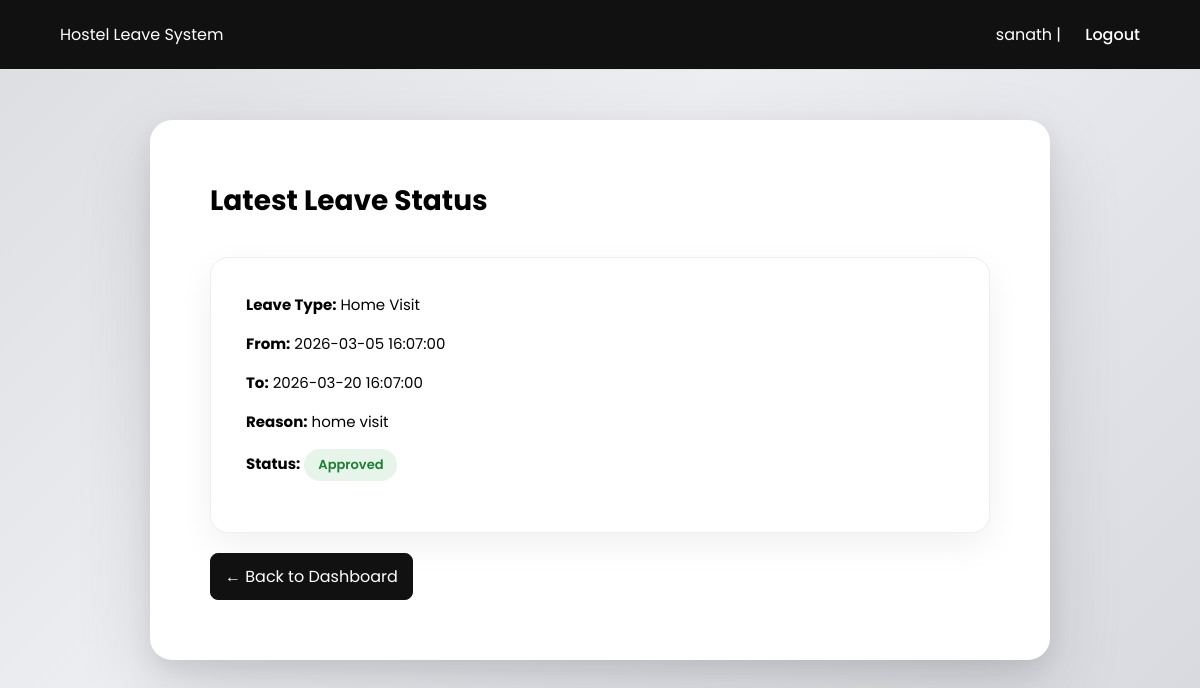
Page /student/leave_status.php (signed in) on the committed database.
### tables this page shows
CREATE TABLE `hostel_leaves` (
  `id` int(11) NOT NULL,
  `student_id` int(11) NOT NULL,
  `leave_type_id` int(11) NOT NULL,
  `from_datetime` datetime NOT NULL,
  `to_datetime` datetime NOT NULL,
  `reason` text NOT NULL,
  `status` enum('Pending','Approved','Rejected') DEFAULT 'Pending',
  `applied_at` timestamp NOT NULL DEFAULT current_timestamp(),
  `returned_at` datetime DEFAULT NULL,
  `mess_cut` tinyint(1) NOT NULL DEFAULT 0,
  `return_status` varchar(50) DEFAULT NULL
);

CREATE TABLE `leave_types` (
  `id` int(11) NOT NULL,
  `type_name` varchar(50) NOT NULL
);

### student/leave_status.php (the view, shortened to what this page needs)
<?php
include("../config/db.php");
$student_id = $_SESSION["user_id"];
$stmt = $conn->prepare("
SELECT hostel_leaves.*, leave_types.type_name
FROM hostel_leaves
JOIN leave_types
    ON hostel_leaves.leave_type_id = leave_types.id
WHERE hostel_leaves.student_id = ?
ORDER BY hostel_leaves.applied_at DESC
LIMIT 1
");
$stmt->bind_param("i", $student_id);
$stmt->execute();
$result = $stmt->get_result();
?>
<!DOCTYPE html>
<html>
<head>
</head>
<body>
<div class="topbar">
<div>Hostel Leave System</div>
<div>
<?php echo $_SESSION["username"]; ?> |
<a href="../auth/logout.php">Logout</a>
</div>
</div>
<div class="dashboard">
<h2>Latest Leave Status</h2>
<?php if ($result->num_rows == 0): ?>
<div class="empty-box">
No leave applications found.
</div>
<?php else:
$row = $result->fetch_assoc();
$status = strtolower($row["status"]);
?>
<div class="status-card">
<div class="status-row">
<strong>Leave Type:</strong>
<?php echo htmlspecialchars($row["type_name"]); ?>
</div>
<div class="status-row">
<strong>From:</strong>
<?php echo htmlspecialchars($row["from_datetime"]); ?>
</div>
<div class="status-row">
<strong>To:</strong>
<?php echo htmlspecialchars($row["to_datetime"]); ?>
</div>
<div class="status-row">
<strong>Reason:</strong>
<?php echo htmlspecialchars($row["reason"]); ?>
</div>
<div class="status-row">
<strong>Status:</strong>
<span class="badge <?php echo $status; ?>">
<?php echo htmlspecialchars($row["status"]); ?>
</span>
</div>
</div>
<?php endif; ?>
<a href="dashboard.php" class="back-btn">← Back to Dashboard</a>
</div>
</body>
</html>

### student/leave_status.php (style rules this page uses)
* { margin:0; padding:0; box-sizing:border-box; font-family:'Poppins',sans-serif; }
body { min-height:100vh; background: linear-gradient(135deg,#dcdde1 0%,#eceef2 40%,#d6d8de 100%); padding:120px 60px 60px 60px; }
.topbar { position:fixed; top:0; left:0; width:100%; height:70px; background:#111; color:#fff; display:flex; justify-content:space-between; align-items:center; padding:0 60px; border-bottom:1px solid #e5e5e5; z-index:1000; }
.topbar a { color:#fff; text-decoration:none; font-weight:500; margin-left:20px; }
.dashboard { max-width:900px; margin:auto; padding:60px; background:#fff; border-radius:22px; box-shadow: 0 30px 80px rgba(0,0,0,0.12), 0 10px 25px rgba(0,0,0,0.08); }
h2 { font-size:28px; margin-bottom:35px; }
.status-card { padding:35px; border-radius:18px; background:#fff; border:1px solid #eee; box-shadow: 0 12px 35px rgba(0,0,0,0.06); }
.status-row { margin-bottom:16px; font-size:15px; }
.badge { display:inline-block; padding:6px 14px; border-radius:20px; font-size:13px; font-weight:600; }
.approved { background:#e6f4ea; color:#1e7e34; }
.back-btn { display:inline-block; margin-top:20px; padding:10px 14px; border:1px solid #111; border-radius:8px; text-decoration:none; color:#fff; background:#111; }

### rows in the picture
hostel_leaves: leave_type.type_name "Home Visit", from_datetime "2026-03-05 16:07:00", to_datetime "2026-03-20 16:07:00", reason "home visit", status "Approved"

### other values in the picture
$_SESSION["username"] "sanath"
